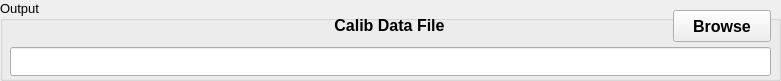
  <widget class="QGroupBox" name="groupBoxOutput">
   <property name="geometry">
    <rect>
     <x>5</x>
     <y>181</y>
     <width>781</width>
     <height>81</height>
    </rect>
   </property>
   <property name="font">
    <font>
     <family>Arial</family>
     <pointsize>10</pointsize>
    </font>
   </property>
   <property name="title">
    <string>Output</string>
   </property>
   <widget class="QLabel" name="textLabelPara">
    <property name="geometry">
     <rect>
      <x>324</x>
      <y>10</y>
      <width>131</width>
      <height>31</height>
     </rect>
    </property>
    <property name="font">
     <font>
      <pointsize>12</pointsize>
      <weight>75</weight>
      <bold>true</bold>
     </font>
    </property>
    <property name="text">
     <string>Calib Data File</string>
    </property>
    <property name="alignment">
     <set>Qt::AlignCenter</set>
    </property>
   </widget>
   <widget class="QPushButton" name="pushButtonCalibDataFile">
    <property name="geometry">
     <rect>
      <x>673</x>
      <y>10</y>
      <width>98</width>
      <height>32</height>
     </rect>
    </property>
    <property name="font">
     <font>
      <pointsize>12</pointsize>
      <weight>75</weight>
      <bold>true</bold>
     </font>
    </property>
    <property name="text">
     <string>Browse</string>
    </property>
    <property name="autoDefault">
     <bool>false</bool>
    </property>
   </widget>
   <widget class="QLineEdit" name="lineEditCalibDataFile">
    <property name="geometry">
     <rect>
      <x>10</x>
      <y>47</y>
      <width>761</width>
      <height>29</height>
     </rect>
    </property>
    <property name="font">
     <font>
      <pointsize>11</pointsize>
      <weight>75</weight>
      <bold>true</bold>
     </font>
    </property>
   </widget>
  </widget>
